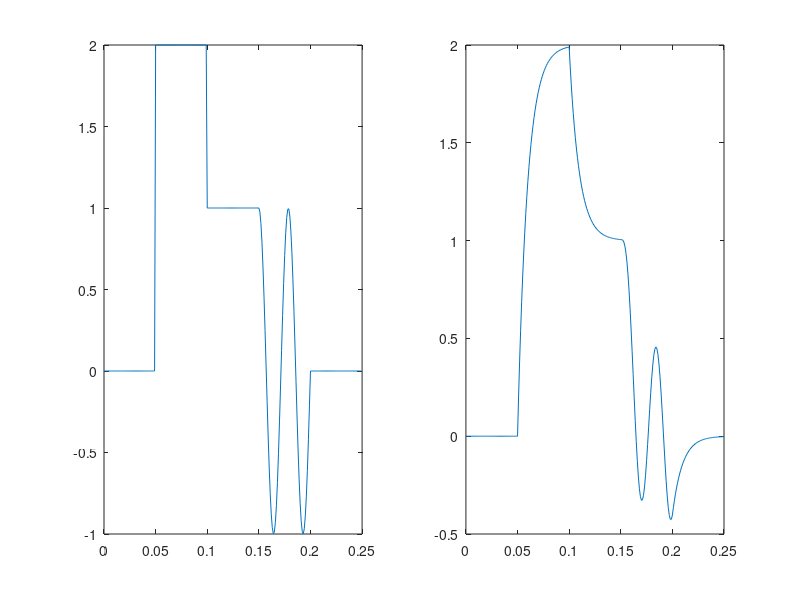
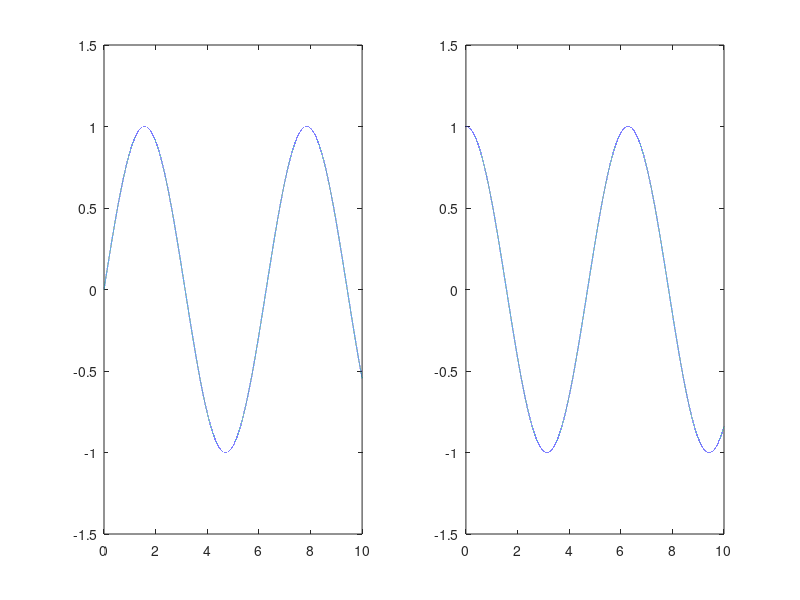

These figures' MATLAB source, in order:
%% Clear workspace before starting work

clear all;

%% Part 1

dt = 0.001; % Delta t in seconds
T = 0.250; % Simulation duration in seconds
t_values = 0:dt:T; 
num_t = length(t_values);

tau = 0.01; % Time constant in seconds
omega = 220; % Input oscillation frequency in radians per second
t0 = 0.150; % Input oscillation frequency in seconds

% Define input pattern
I = NaN(num_t,1);
for t = 1:num_t % There are more numerically efficient ways to do this, but this is fast enough for this problem, and I thought it would be a useful demonstration
    if t_values(t) < 0.050
        I(t) = 0;
    elseif t_values(t) < 0.100
        I(t) = 2;
    elseif t_values(t) < 0.150
        I(t) = 1;
    elseif t_values(t) < 0.200
        I(t) = cos(omega*(t_values(t)-t0));
    elseif t_values(t) < 0.250
        I(t) = 0;
    end
end

x = NaN(num_t,1);
x0 = 0;
x(1) = x0;
for t = 2:num_t
    x(t) = x(t-1)+dt/tau*(-x(t-1)+I(t-1));
end

close all;
figure,
subplot(1,2,1)
plot(t_values,I);
subplot(1,2,2)
plot(t_values,x);

%% Part 2

dt = 0.0001; % Delta t in au
T = 10; % Simulation duration in au
 
t_values = 0:dt:T; 
num_t = length(t_values);

x = NaN(num_t,2);
x1_0 = 0;
x2_0 = 1;
x(1,:) = [x1_0, x2_0];
for t = 2:num_t
    x(t,1) = x(t-1,1)+dt*(x(t-1,2));
    x(t,2) = x(t-1,2)+dt*(-x(t-1,1));
end

close all;

figure,
subplot(1,2,1)
plot(t_values,x(:,1))
subplot(1,2,2)
plot(t_values,x(:,2))
